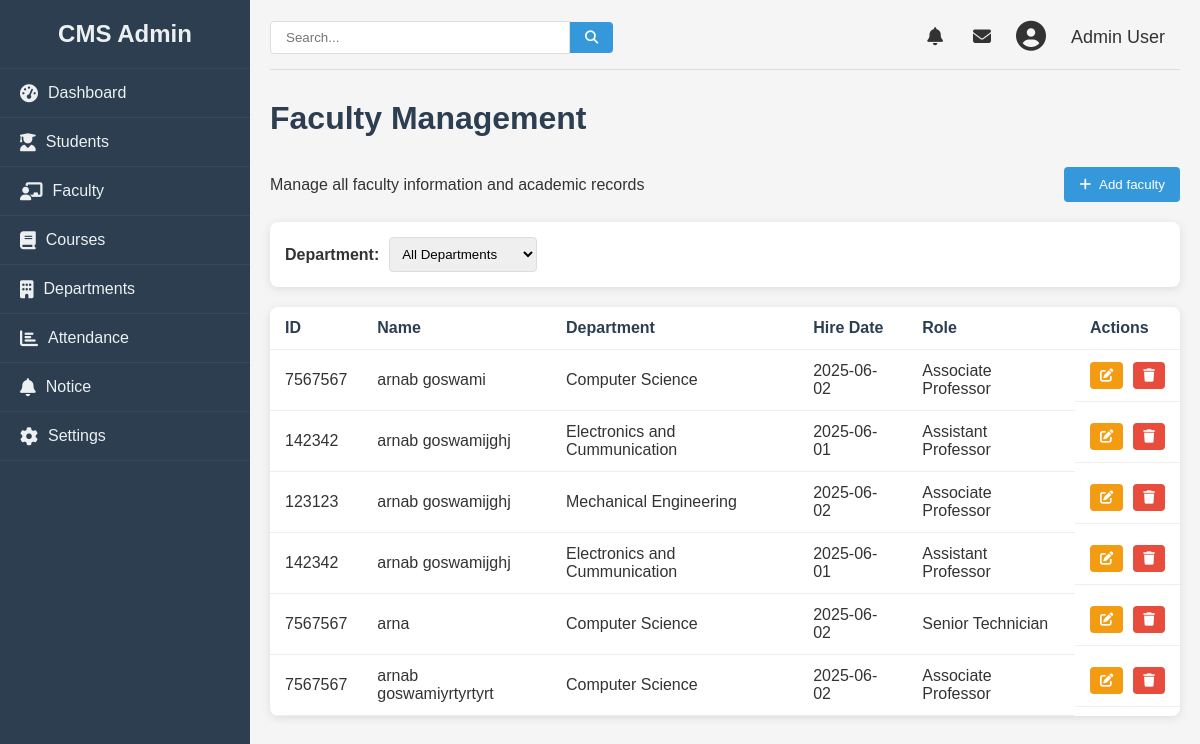
The page /admin/faculty (signed in) on the database as committed earlier.
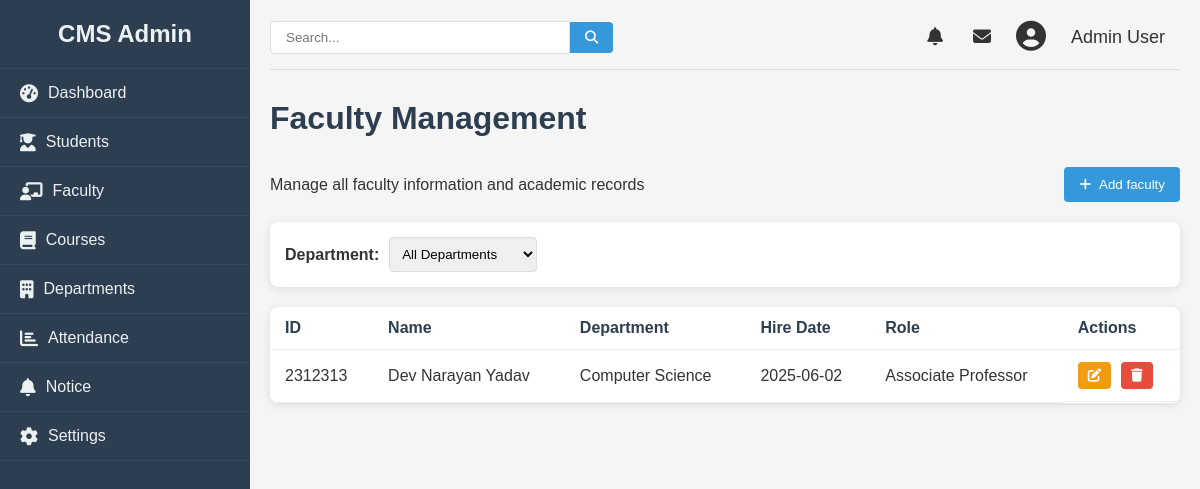
The same page on the database as committed later.
### college/model.py (models this page shows, shortened)
class Faculty(db.Model):
    id = db.Column(db.Integer, primary_key=True)
    name = db.Column(db.String(100), nullable=False)
    facultyid = db.Column(db.Integer, nullable=False)
    education = db.Column(db.String(100), nullable=False)
    email = db.Column(db.String(100), nullable=False)
    phone = db.Column(db.Integer, nullable=False)
    department = db.Column(db.Integer, nullable=False)
    role = db.Column(db.Integer, nullable=False)
    dob = db.Column(db.Date, nullable=False)
    doj = db.Column(db.Date, nullable=False)
    gender = db.Column(db.String, nullable=False)
    address = db.Column(db.String, nullable=False)

### college/admin/adminroute.py (the view)
@app.route("/admin/faculty", methods = ["GET", "POST"])
def faculty():
    logged = 'user_id' in session
    if logged:
        users = Faculty.query.all()
        return render_template("faculty.html", faculties= users)
    else:
        return redirect(url_for("login"))

### college/admin/templates/faculty.html (shortened to what this page needs)
{% from "macro/cmsnav.html" import cmsnav%}
{%extends "admbase.html"%}
{%block head%}
    <link rel="stylesheet" href="{{url_for('static', filename='css/styles.css')}}">
    <link rel="stylesheet" href="https://cdnjs.cloudflare.com/ajax/libs/font-awesome/6.4.0/css/all.min.css">
{%endblock%}
{%block content%}
    <div class="container" w-tid="21">
        {{cmsnav()}}
        <main class="main-content" w-tid="111">
            <header class="top-header" w-tid="113">
                <div class="search-box" w-tid="115">
                    <input type="text" placeholder="Search..." w-tid="117"/>
                    <button w-tid="119"><i class="fas fa-search" w-tid="121"></i></button>
                </div>
                <div class="user-profile" w-tid="123">
                    <span class="notification" w-tid="125"><i class="fas fa-bell" w-tid="127"></i></span>
                    <span class="message" w-tid="129"><i class="fas fa-envelope" w-tid="131"></i></span>
                    <div class="profile-img" w-tid="133">
                        <i class="fas fa-user-circle" w-tid="135"></i>
                    </div>
                    <span class="username" w-tid="137">Admin User</span>
                </div>
            </header>
            <div id="dashboard-page" class="content-section" w-tid="139">
                <div class="dashboard" w-tid="141">
                    <h1 w-tid="357">Faculty Management</h1>
                    <div class="students-header" w-tid="359">
                        <p w-tid="361">Manage all faculty information and academic records</p>
                        <button class="add-student-btn" w-tid="363">
                            <a style="text-decoration: none; color:white;" href="/admin/addfaculty" >
                            <i class="fas fa-plus" w-tid="365"></i>
                             Add faculty
                            </a>
                        </button>
                    </div>
                    <div class="student-filters" w-tid="639">
                        <div class="filter-group" w-tid="641">
                            <label w-tid="643">Department:</label>
                            <select w-tid="645">
                                <option w-tid="647">All Departments</option>
                            </select>
                        </div>
                    </div>
                    <div class="students-table" w-tid="673">
                        <table w-tid="675">
                            <thead w-tid="677">
                                <tr w-tid="679">
                                    <th w-tid="681">ID</th>
                                    <th w-tid="683">Name</th>
                                    <th w-tid="685">Department</th>
                                    <th w-tid="689">Hire Date</th>
                                    <th w-tid="691">Role</th>
                                    <th w-tid="693">Actions</th>
                                </tr>
                            </thead>
                            <tbody w-tid="695">
                                {%for faculty in faculties%}
                                <tr w-tid="697">
                                    <td w-tid="699">{{faculty.facultyid}}</td>
                                    <td w-tid="701">{{faculty.name}}</td>
                                    <td w-tid="703">{{faculty.department}}</td>
                                    <td w-tid="707">{{faculty.doj}}</td>
                                    <td w-tid="709">{{faculty.role}}</td>
                                    <td class="action-cell" w-tid="711">
                                        <button class="action-btn edit-btn" w-tid="717">
                                            <a href="/admin/update/faculty/{{faculty.id}}">
                                            <i class="fas fa-edit" w-tid="467"></i>
                                        </a>
                                        <button class="action-btn delete-btn" w-tid="721">
                                            <a href="/admin/faculty/delete/{{faculty.id}}"><i class="fas fa-trash" w-tid="723"></i></a>
                                        </button>
                                    </td>
                                </tr>
                                {%endfor%}
                            </tbody>
                        </table>
                    </div>
                </div>
            </div>
        </main>
    </div>
    {%endblock%}

### college/admin/templates/macro/cmsnav.html (shortened to what this page needs)
{%macro cmsnav()%}
<aside class="sidebar" w-tid="23">
    <div class="sidebar-header" w-tid="25">
        <h2 w-tid="27">CMS Admin</h2>
    </div>
    <nav class="sidebar-nav" w-tid="29">
        <ul w-tid="31">
            <li w-tid="33"><a href="/admin" data-page="dashboard-page" w-tid="35"><i class="fas fa-tachometer-alt"
                        w-tid="37"></i> Dashboard</a></li>
            <li  w-tid="39"><a href="/admin/student" data-page="students-page" w-tid="41"><i
                        class="fas fa-user-graduate" w-tid="43"></i> Students</a></li>
            <li w-tid="45"><a href="/admin/faculty" data-page="faculty-page" w-tid="47"><i
                        class="fas fa-chalkboard-teacher" w-tid="49"></i> Faculty</a></li>
            <li w-tid="51"><a href="/admin/courses" data-page="courses-page" w-tid="53"><i class="fas fa-book"
                        w-tid="55"></i> Courses</a></li>
            <li w-tid="57"><a href="/admin/department" data-page="department-page" w-tid="59"><i class="fas fa-building"
                        w-tid="61"></i> Departments</a></li>
            <li w-tid="87"><a href="/admin/attendence" data-page="attendance-page" w-tid="89"><i class="fas fa-chart-bar"
                        w-tid="91"></i> Attendance</a></li>
            <li w-tid="99"><a href="/admin/notice" data-page="notice-page" w-tid="101"><i class="fas fa-bell"
                        w-tid="103"></i> Notice</a></li>
            <li w-tid="93"><a href="/" data-page="settings-page" w-tid="95"><i class="fas fa-cog" w-tid="97"></i>
                    Settings</a></li>
        </ul>
    </nav>
</aside>
{%endmacro%}

### college/admin/templates/admbase.html (shortened to what this page needs)
<!DOCTYPE html>
<html lang="en">
<head>
    {%block head%}
    {%endblock%}
</head>
<body>
    {%block content%}
    {%endblock%}
</body>
</html>

### college/static/css/styles.css (style rules this page uses)
* { margin: 0; padding: 0; box-sizing: border-box; }
body { font-family: Arial, sans-serif; background-color: #f5f5f5; color: #333; }
a { text-decoration: none; color:inherit; }
.container { display: flex; min-height: 100vh; }
.sidebar { width: 250px; background-color: #2c3e50; color: #ecf0f1; transition: all 0.3s ease; }
.sidebar-header { padding: 20px; text-align: center; border-bottom: 1px solid #34495e; }
.sidebar-nav ul { list-style: none; }
.sidebar-nav li { padding: 15px 20px; border-bottom: 1px solid #34495e; transition: all 0.3s ease; }
.sidebar-nav a { color: #ecf0f1; text-decoration: none; display: flex; align-items: center; }
.sidebar-nav i { margin-right: 10px; font-size: 18px; }
.main-content { flex: 1; padding: 20px; }
.top-header { display: flex; justify-content: space-between; align-items: center; margin-bottom: 30px; padding-bottom: 15px; border-bottom: 1px solid #ddd; }
.search-box { display: flex; align-items: center; }
.search-box input { padding: 8px 15px; border: 1px solid #ddd; border-radius: 4px 0 0 4px; width: 300px; }
.search-box button { background: #3498db; color: white; border: none; padding: 8px 15px; border-radius: 0 4px 4px 0; cursor: pointer; }
.user-profile { display: flex; align-items: center; }
.user-profile span { margin: 0 15px; font-size: 18px; cursor: pointer; }
.profile-img { font-size: 30px; margin: 0 10px; }
.dashboard h1 { margin-bottom: 30px; color: #2c3e50; }
table { width: 100%; border-collapse: collapse; }
th, td { padding: 12px 15px; text-align: left; border-bottom: 1px solid #eee; }
th { font-weight: bold; color: #2c3e50; }
.content-section { display: none; }
#dashboard-page { display: block; }
.students-header { display: flex; justify-content: space-between; align-items: center; margin-bottom: 20px; }
.add-student-btn { background-color: #3498db; color: white; border: none; padding: 10px 15px; border-radius: 4px; cursor: pointer; display: flex; align-items: center; }
.add-student-btn i { margin-right: 5px; }
.student-filters { display: flex; justify-content: space-between; margin-bottom: 20px; background: white; padding: 15px; border-radius: 8px; box-shadow: 0 2px 10px rgba(0, 0, 0, 0.1); }
.filter-group { display: flex; align-items: center; }
.filter-group label { margin-right: 10px; font-weight: bold; }
.filter-group select { padding: 8px; border-radius: 4px; border: 1px solid #ddd; }
.students-table { background: white; border-radius: 8px; box-shadow: 0 2px 10px rgba(0, 0, 0, 0.1); overflow: hidden; }
.action-cell { display: flex; gap: 10px; }
.action-btn { padding: 6px 10px; border-radius: 4px; cursor: pointer; border: none; color: white; }
.edit-btn { background-color: #f39c12; }
.delete-btn { background-color: #e74c3c; }

Rows that differ between the two databases and show on the page:
removed Faculty: facultyid "142342", name "arnab goswamijghj", department "Electronics and Cummunication", doj "2025-06-01", role "Assistant Professor"
removed Faculty: facultyid "123123", name "arnab goswamijghj", department "Mechanical Engineering", doj "2025-06-02", role "Associate Professor"
removed Faculty: facultyid "142342", name "arnab goswamijghj", department "Electronics and Cummunication", doj "2025-06-01", role "Assistant Professor"
removed Faculty: facultyid "7567567", name "arna", department "Computer Science", doj "2025-06-02", role "Senior Technician"
removed Faculty: facultyid "7567567", name "arnab goswamiyrtyrtyrt", department "Computer Science", doj "2025-06-02", role "Associate Professor"
changed Faculty "Computer Science": facultyid "7567567" → "2312313"; name "arnab goswami" → "Dev Narayan Yadav"
